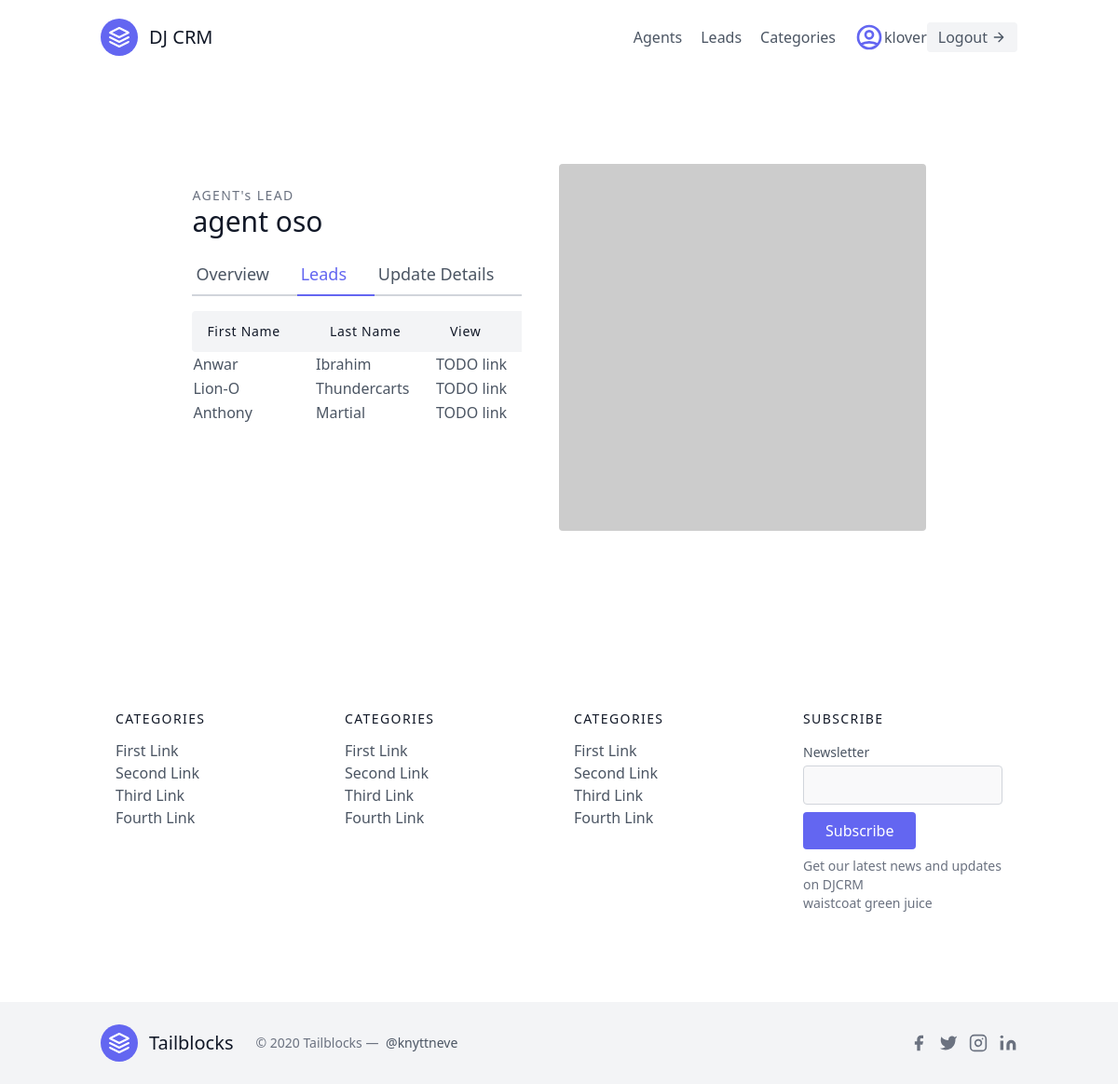
The page /agents/5/leads/ (signed in) on the database its author committed.
### leads/models.py (models this page shows, shortened)
class User(AbstractUser):
    is_organiser = models.BooleanField(default=True)
    is_agent = models.BooleanField(default=False)

class Agent(models.Model):
    user = models.OneToOneField(User, on_delete=models.CASCADE)
    organisation = models.ForeignKey(UserProfile, on_delete=models.CASCADE)

class Lead(models.Model):
    first_name = models.CharField(max_length=20)
    last_name = models.CharField(max_length=20)
    age = models.IntegerField(default=0)
    organisation = models.ForeignKey(UserProfile, on_delete=models.CASCADE)
    agent = models.ForeignKey(Agent, null=True, blank=True, on_delete=models.SET_NULL)
    category = models.ForeignKey(Category, related_name="leads", null=True, blank=True, on_delete=models.SET_NULL)
    description = models.TextField()
    date_added = models.DateTimeField(auto_now_add=True)
    phone_number = models.CharField(max_length=20)
    email = models.EmailField()
    def __str__(self) -> str:
        return f"{self.first_name} {self.last_name}"

### agents/views.py (the view)
# urls.py: path('<int:pk>/leads/', views.AgentLeadListView.as_view(), name='agent-lead-list' )
class AgentLeadListView(OrganiserAndLoginRequiredMixin, generic.ListView):
    template_name = "agents/agent_lead_list.html"
    context_object_name = "agent_leads"
    def get_queryset(self) :
        organisation = self.request.user.userprofile
        leads = Lead.objects.filter(organisation=organisation, agent__id=self.kwargs["pk"])
        print(leads)
        return leads
    def get_context_data(self, **kwargs):
        context = super(AgentLeadListView, self).get_context_data(**kwargs)
        queryset = Agent.objects.get(organisation=self.request.user.userprofile, id=self.kwargs["pk"])
        context.update(
            { "agent": queryset}
        )
        return context

### agents/mixins.py (called while the page is built)
    def dispatch(self, request, *args, **kwargs):
        if not request.user.is_authenticated or not request.user.is_organiser:
            return redirect("leads:lead-list")
        return super().dispatch(request, *args, **kwargs)

### agents/templates/agents/agent_lead_list.html
{% extends "base.html" %}
{% load tailwind_filters %}
{% block content %}
<section class="text-gray-600 body-font overflow-hidden">
    <div class="container px-5 py-24 mx-auto">
        <div class="lg:w-4/5 mx-auto flex flex-wrap">
            <div class="lg:w-1/2 w-full lg:pr-10 lg:py-6 mb-6 lg:mb-0">
                <h2 class="text-sm title-font text-gray-500 tracking-widest">AGENT's LEAD</h2>
                <h1 class="text-gray-900 text-3xl title-font font-medium mb-4">{{agent.user.first_name}}
                    {{agent.user.last_name}}
                </h1>
                <div class="flex mb-4">
                    <a href="{% url 'agents:agent-detail' agent.pk %}"
                        class="flex-grow border-b-2 border-gray-300 py-2 text-lg px-1">Overview</a>
                    <a href="{% url 'agents:agent-lead-list' agent.pk %}"
                        class="flex-grow text-indigo-500 border-b-2 border-indigo-500 py-2 text-lg px-1">Leads</a>
                    <a href="{% url 'agents:agent-update' agent.pk %}"
                        class="flex-grow border-b-2 border-gray-300 py-2 text-lg px-1">Update
                        Details</a>
                </div>
                <table class="table-auto w-full text-left whitespace-no-wrap">
                    <thead>
                        <tr>
                          <th class="px-4 py-3 title-font tracking-wider font-medium text-gray-900 text-sm bg-gray-100 rounded-tl rounded-bl">First Name</th>
                          <th class="px-4 py-3 title-font tracking-wider font-medium text-gray-900 text-sm bg-gray-100">Last Name</th>
                          <th class="px-4 py-3 title-font tracking-wider font-medium text-gray-900 text-sm bg-gray-100">View</th>
                        </tr>
                      </thead>
                      <tbody>
                        {% for lead in agent_leads %}
                        <tr>
                            <td>{{lead.first_name}}</td>
                            <td>{{lead.last_name}}</td>
                            <td>TODO link</td>
                        </tr>
                        {% endfor %}
                      </tbody>
                </table>
            </div>
            <img alt="ecommerce" class="lg:w-1/2 w-full lg:h-auto h-64 object-cover object-center rounded"
                src="https://dummyimage.com/400x400">
        </div>
    </div>
</section>
{% endblock content %}

### templates/base.html (shortened to what this page needs)
{% load static %}
<!DOCTYPE html>
<html>
    <head>
        <script src="https://cdn.tailwindcss.com"></script>
        <link href="{% static 'css/style.css' %}" rel="stylesheet">
    </head>
    <body>
        <div class="max-w-7xl mx-auto">
            {% include 'navbar.html' %}
            {% block content %}
            {% endblock content %}
            {% include 'footer.html' %}
        </div>
    </body>
</html>

### templates/navbar.html (shortened to what this page needs)
<header class="text-gray-600 body-font">
  <div class="container mx-auto flex flex-wrap p-5 flex-col md:flex-row items-center">
    <a href="{% url 'landing-page' %}" class="flex title-font font-medium items-center text-gray-900 mb-4 md:mb-0">
      <svg xmlns="http://www.w3.org/2000/svg" fill="none" stroke="currentColor" stroke-linecap="round"
        stroke-linejoin="round" stroke-width="2" class="w-10 h-10 text-white p-2 bg-indigo-500 rounded-full"
        viewBox="0 0 24 24">
        <path d="M12 2L2 7l10 5 10-5-10-5zM2 17l10 5 10-5M2 12l10 5 10-5"></path>
      </svg>
      <span class="ml-3 text-xl">DJ CRM</span>
    </a>
    <nav class="md:ml-auto flex flex-wrap items-center text-base justify-center">
      {% if not request.user.is_authenticated %}
      <a href="{% url 'signup' %}" class="mr-5 hover:text-gray-900">Signup</a>
      {% else %}
      {% if request.user.is_organiser %}
      <a href="{% url 'agents:agent-list' %}" class="mr-5 hover:text-gray-900">Agents</a>
      {% endif %}
      <a href="{% url 'leads:lead-list' %}" class="mr-5 hover:text-gray-900">Leads</a>
      <a href="{% url 'leads:category-list' %}" class="mr-5 hover:text-gray-900">Categories</a>
      {% endif %}
    </nav>
    {% if request.user.is_authenticated %}
    <div>
      <svg class="h-8 w-8 text-indigo-500"  fill="none" viewBox="0 0 24 24" stroke="currentColor">
        <path stroke-linecap="round" stroke-linejoin="round" stroke-width="2" d="M5.121 17.804A13.937 13.937 0 0112 16c2.5 0 4.847.655 6.879 1.804M15 10a3 3 0 11-6 0 3 3 0 016 0zm6 2a9 9 0 11-18 0 9 9 0 0118 0z"/>
      </svg>
    </div>
    {{ request.user.username }}
    <a href="{% url 'logout' %}"
      class="inline-flex items-center bg-gray-100 border-0 py-1 px-3 focus:outline-none hover:bg-gray-200 rounded text-base mt-4 md:mt-0">Logout
      <svg fill="none" stroke="currentColor" stroke-linecap="round" stroke-linejoin="round" stroke-width="2"
        class="w-4 h-4 ml-1" viewBox="0 0 24 24">
        <path d="M5 12h14M12 5l7 7-7 7"></path>
      </svg>
    </a>
    {% endif %}
  </div>
</header>

### templates/footer.html
<footer class="text-gray-600 body-font">
  <div class="container px-5 py-24 mx-auto">
    <div class="flex flex-wrap md:text-left text-center order-first">
      <div class="lg:w-1/4 md:w-1/2 w-full px-4">
        <h2 class="title-font font-medium text-gray-900 tracking-widest text-sm mb-3">CATEGORIES</h2>
        <nav class="list-none mb-10">
          <li>
            <a class="text-gray-600 hover:text-gray-800">First Link</a>
          </li>
          <li>
            <a class="text-gray-600 hover:text-gray-800">Second Link</a>
          </li>
          <li>
            <a class="text-gray-600 hover:text-gray-800">Third Link</a>
          </li>
          <li>
            <a class="text-gray-600 hover:text-gray-800">Fourth Link</a>
          </li>
        </nav>
      </div>
      <div class="lg:w-1/4 md:w-1/2 w-full px-4">
        <h2 class="title-font font-medium text-gray-900 tracking-widest text-sm mb-3">CATEGORIES</h2>
        <nav class="list-none mb-10">
          <li>
            <a class="text-gray-600 hover:text-gray-800">First Link</a>
          </li>
          <li>
            <a class="text-gray-600 hover:text-gray-800">Second Link</a>
          </li>
          <li>
            <a class="text-gray-600 hover:text-gray-800">Third Link</a>
          </li>
          <li>
            <a class="text-gray-600 hover:text-gray-800">Fourth Link</a>
          </li>
        </nav>
      </div>
      <div class="lg:w-1/4 md:w-1/2 w-full px-4">
        <h2 class="title-font font-medium text-gray-900 tracking-widest text-sm mb-3">CATEGORIES</h2>
        <nav class="list-none mb-10">
          <li>
            <a class="text-gray-600 hover:text-gray-800">First Link</a>
          </li>
          <li>
            <a class="text-gray-600 hover:text-gray-800">Second Link</a>
          </li>
          <li>
            <a class="text-gray-600 hover:text-gray-800">Third Link</a>
          </li>
          <li>
            <a class="text-gray-600 hover:text-gray-800">Fourth Link</a>
          </li>
        </nav>
      </div>
      <div class="lg:w-1/4 md:w-1/2 w-full px-4">
        <h2 class="title-font font-medium text-gray-900 tracking-widest text-sm mb-3">SUBSCRIBE</h2>
        <div class="flex xl:flex-nowrap md:flex-nowrap lg:flex-wrap flex-wrap justify-center items-end md:justify-start">
          <div class="relative w-40 sm:w-auto xl:mr-4 lg:mr-0 sm:mr-4 mr-2">
            <label for="footer-field" class="leading-7 text-sm text-gray-600">Newsletter</label>
            <input type="text" id="footer-field" name="footer-field" class="w-full bg-gray-100 bg-opacity-50 rounded border border-gray-300 focus:bg-transparent focus:ring-2 focus:ring-indigo-200 focus:border-indigo-500 text-base outline-none text-gray-700 py-1 px-3 leading-8 transition-colors duration-200 ease-in-out">
          </div>
          <button class="lg:mt-2 xl:mt-0 flex-shrink-0 inline-flex text-white bg-indigo-500 border-0 py-2 px-6 focus:outline-none hover:bg-indigo-600 rounded">Subscribe</button>
        </div>
        <p class="text-gray-500 text-sm mt-2 md:text-left text-center">Get our latest news and updates on DJCRM
          <br class="lg:block hidden">waistcoat green juice
        </p>
      </div>
    </div>
  </div>
  <div class="bg-gray-100">
    <div class="container px-5 py-6 mx-auto flex items-center sm:flex-row flex-col">
      <a class="flex title-font font-medium items-center md:justify-start justify-center text-gray-900">
        <svg xmlns="http://www.w3.org/2000/svg" fill="none" stroke="currentColor" stroke-linecap="round" stroke-linejoin="round" stroke-width="2" class="w-10 h-10 text-white p-2 bg-indigo-500 rounded-full" viewBox="0 0 24 24">
          <path d="M12 2L2 7l10 5 10-5-10-5zM2 17l10 5 10-5M2 12l10 5 10-5"></path>
        </svg>
        <span class="ml-3 text-xl">Tailblocks</span>
      </a>
      <p class="text-sm text-gray-500 sm:ml-6 sm:mt-0 mt-4">© 2020 Tailblocks —
        <a href="https://twitter.com/knyttneve" rel="noopener noreferrer" class="text-gray-600 ml-1" target="_blank">@knyttneve</a>
      </p>
      <span class="inline-flex sm:ml-auto sm:mt-0 mt-4 justify-center sm:justify-start">
        <a class="text-gray-500">
          <svg fill="currentColor" stroke-linecap="round" stroke-linejoin="round" stroke-width="2" class="w-5 h-5" viewBox="0 0 24 24">
            <path d="M18 2h-3a5 5 0 00-5 5v3H7v4h3v8h4v-8h3l1-4h-4V7a1 1 0 011-1h3z"></path>
          </svg>
        </a>
        <a class="ml-3 text-gray-500">
          <svg fill="currentColor" stroke-linecap="round" stroke-linejoin="round" stroke-width="2" class="w-5 h-5" viewBox="0 0 24 24">
            <path d="M23 3a10.9 10.9 0 01-3.14 1.53 4.48 4.48 0 00-7.86 3v1A10.66 10.66 0 013 4s-4 9 5 13a11.64 11.64 0 01-7 2c9 5 20 0 20-11.5a4.5 4.5 0 00-.08-.83A7.72 7.72 0 0023 3z"></path>
          </svg>
        </a>
        <a class="ml-3 text-gray-500">
          <svg fill="none" stroke="currentColor" stroke-linecap="round" stroke-linejoin="round" stroke-width="2" class="w-5 h-5" viewBox="0 0 24 24">
            <rect width="20" height="20" x="2" y="2" rx="5" ry="5"></rect>
            <path d="M16 11.37A4 4 0 1112.63 8 4 4 0 0116 11.37zm1.5-4.87h.01"></path>
          </svg>
        </a>
        <a class="ml-3 text-gray-500">
          <svg fill="currentColor" stroke="currentColor" stroke-linecap="round" stroke-linejoin="round" stroke-width="0" class="w-5 h-5" viewBox="0 0 24 24">
            <path stroke="none" d="M16 8a6 6 0 016 6v7h-4v-7a2 2 0 00-2-2 2 2 0 00-2 2v7h-4v-7a6 6 0 016-6zM2 9h4v12H2z"></path>
            <circle cx="4" cy="4" r="2" stroke="none"></circle>
          </svg>
        </a>
      </span>
    </div>
  </div>
</footer>

### templates/scripts.html (shortened to what this page needs)
{% load static %}

### static/css/style.css (style rules this page uses)
body { background-color: white; }
h1 { margin-bottom: 1rem; color: #111827; font-size: 1.875rem; line-height: 2.25rem; font-weight: 500; }

### rows shown on the page
User: user.username "klover"
Agent: user.first_name "agent", user.last_name "oso"
Lead: first_name "Anwar", last_name "Ibrahim"
Lead: first_name "Lion-O", last_name "Thundercarts"
Lead: first_name "Anthony", last_name "Martial"
